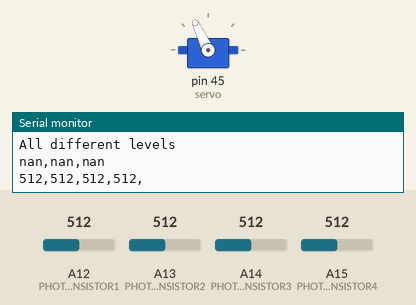
This sketch was run on a simulated Arduino Mega 2560, built with avr-gcc and run on an emulated ATmega2560. On the bench: servo, the last lines printed to the serial monitor. The inputs (shaded band) are chosen by the test bench; at power-on: A12 (PHOTOTRANSISTOR1) = 512, A15 (PHOTOTRANSISTOR4) = 512, A13 (PHOTOTRANSISTOR2) = 512, A14 (PHOTOTRANSISTOR3) = 512.

Above: at 1.2 s.
1.3 s: A12 (PHOTOTRANSISTOR1) set to 525
At 2.2 s:
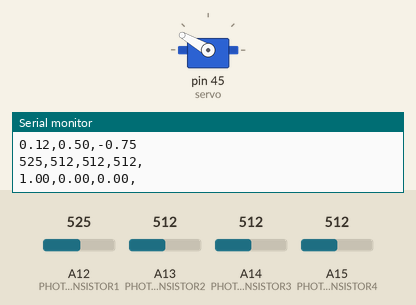
3.1 s: A15 (PHOTOTRANSISTOR4) set to 533
At 4.4 s:
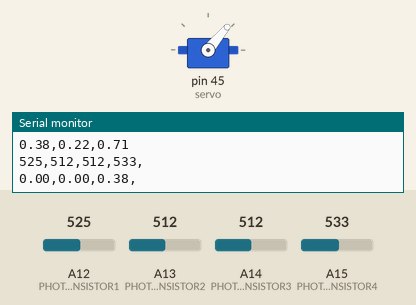
6.1 s: A15 (PHOTOTRANSISTOR4) set to 306
At 7.06 s:
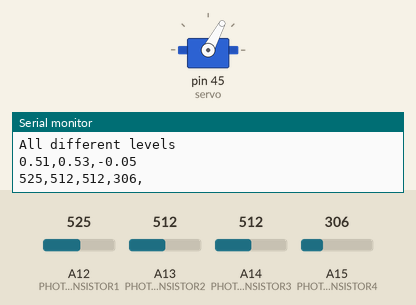
9.1 s: A13 (PHOTOTRANSISTOR2) set to 40
12.1 s: A14 (PHOTOTRANSISTOR3) set to 544
At 12.28 s:
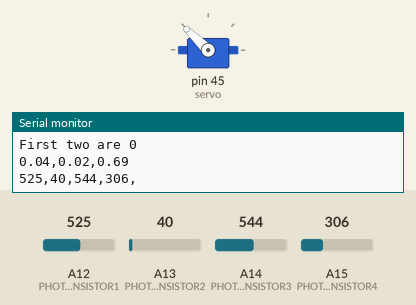
15.1 s: A13 (PHOTOTRANSISTOR2) set to 992
At 15.75 s:
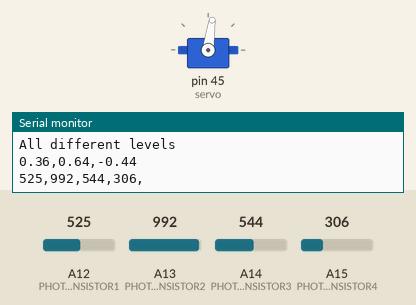
Timing chart, 0 to 18.6 s (numbered marks = the images above; inputs shaded):
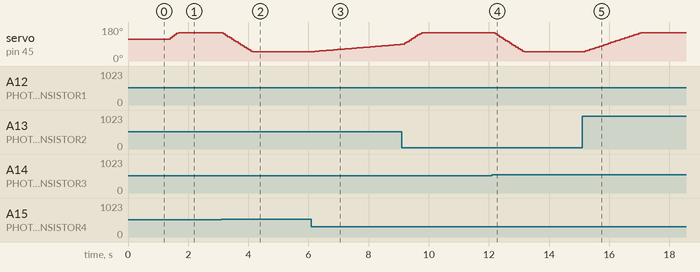

The sketch:

TrackLightWithServoFuzzy.ino
```cpp
#include <Servo.h>
#define PHOTOTRANSISTOR1 A12
#define PHOTOTRANSISTOR2 A13
#define PHOTOTRANSISTOR3 A14
#define PHOTOTRANSISTOR4 A15

Servo servo;
int servoPosition = 115;
int servoReset = 115;

// Fuzzy Logic variables
//const int dimUpper = 10;
//const int brightLower = 767;

int dimUpper = 10;
int brightLower = 767;

const int leftLower = -4;
const int leftUpper = -2;
const int rightLower = 2;
const int rightUpper = 4;

int PTPins[4] = {PHOTOTRANSISTOR1, PHOTOTRANSISTOR2, PHOTOTRANSISTOR3, PHOTOTRANSISTOR4};
int PTReadings[4];
float PTFuzzy[4][2];

void setup() {
  Serial.begin(9600);

  pinMode(PHOTOTRANSISTOR1, INPUT);
  pinMode(PHOTOTRANSISTOR2, INPUT);
  pinMode(PHOTOTRANSISTOR3, INPUT);
  pinMode(PHOTOTRANSISTOR4, INPUT);

  servo.attach(45);

  servo.write(servoReset);
}

void loop() {
  // Read phototransistors
  for (int i = 0; i < 4; i++) {
    PTReadings[i] = analogRead(PTPins[i]);
    Serial.print(PTReadings[i]);
    Serial.print(',');
  }

  dimUpper = min(min(PTReadings[0],PTReadings[1]),min(PTReadings[2],PTReadings[3]));
  brightLower = max(max(PTReadings[0],PTReadings[1]),max(PTReadings[2],PTReadings[3]));
  if (dimUpper < 10) { dimUpper = 10;}

  // Fuzzify phototransistors
  for (int i = 0; i < 4; i++) {
    if (PTReadings[i] < dimUpper) {
      PTFuzzy[i][0] = 1;
      PTFuzzy[i][1] = 0;
    } else if (PTReadings[i] > brightLower) {
      PTFuzzy[i][0] = 0;
      PTFuzzy[i][1] = 1;
    } else {
      PTFuzzy[i][0] = (float)(brightLower - PTReadings[i]) / (brightLower - dimUpper);
      PTFuzzy[i][1] = (float)(PTReadings[i] - dimUpper) / (brightLower - dimUpper);
    }
  }
  Serial.println();

  // Apply Fuzzy Rules
  float fuzzyRules[3];  // {L, 0, R}
  fuzzyRules[0] = min(min(PTFuzzy[0][1], PTFuzzy[2][0]), PTFuzzy[3][0]); // BXDD -> L
  fuzzyRules[0] = max(fuzzyRules[0], min(min(min(PTFuzzy[0][0], PTFuzzy[1][1]), PTFuzzy[2][0]), PTFuzzy[3][0]));  //DBDD -> L
  fuzzyRules[1] = min(PTFuzzy[1][1], PTFuzzy[2][1]); // XBBX -> 0
  fuzzyRules[2] = min(min(PTFuzzy[0][0], PTFuzzy[1][0]), PTFuzzy[3][1]);  // DDXB -> R
  fuzzyRules[2] = max(fuzzyRules[2], min(min(min(PTFuzzy[0][0], PTFuzzy[1][0]), PTFuzzy[2][1]), PTFuzzy[3][1]));  // DDBD -> R

  for (int i = 0; i < 3; i++) {
    Serial.print(fuzzyRules[i]);
    Serial.print(',');
  }

  Serial.println();

  // Defuzzification
  float intersections[4];
  intersections[0] = -0.25 - 0.25 * fuzzyRules[0];
  intersections[1] = -0.5 + 0.25 * fuzzyRules[1];
  intersections[2] = 0.5 - 0.25 * fuzzyRules[1];
  intersections[3] = 0.25 + 0.25 * fuzzyRules[2];

  // MoM Defuzzification
  //  float fuzzyAction = 0;
  //  float fuzzyRulesMax = max(max(fuzzyRules[0], fuzzyRules[1]), fuzzyRules[2]);


  // Centroid Defuzzification
  // Add 1 to everything so that everything is positive (makes the maths easier)
  for (int i = 0; i < 4; i++) {
    intersections[i]++;
  }

  float totalArea = fuzzyRules[0] * intersections[0] + 0.5 * (intersections[1] - intersections[0]) * (fuzzyRules[0] + fuzzyRules[1])
                    + fuzzyRules[1] * (intersections[2] - intersections[1]) + 0.5 * (intersections[3] - intersections[2]) * (fuzzyRules[1] + fuzzyRules[2])
                    + fuzzyRules[2] * (2 - intersections[3]);
  float centroidNumerator = (intersections[0] / 2) * (fuzzyRules[0] * intersections[0])
                            + ((intersections[2] - intersections[1]) / 2 + intersections[1]) * (intersections[2] - intersections[1]) * fuzzyRules[1]
                            + ((2 - intersections[3]) / 2 + intersections[3]) * (2 - intersections[3]) * fuzzyRules[2];

  if ((fuzzyRules[0] == 0) and (fuzzyRules[1] == 0) and (fuzzyRules[2] == 0)) { // All 0
    centroidNumerator = 0;
    Serial.print("All 0");
  }
  else if ((fuzzyRules[0] == 0) and (fuzzyRules[1] == 0)) { // First two are 0
    if (fuzzyRules[1] > fuzzyRules[2]) {
      centroidNumerator += 0.5 * (intersections[3] - intersections[2]) * (fuzzyRules[1] + fuzzyRules[2]) * (intersections[2] + ((intersections[3] - intersections[2]) * (2 * fuzzyRules[2] + fuzzyRules[1])) / (3 * (fuzzyRules[1] + fuzzyRules[2])));
    } else {
      centroidNumerator += 0.5 * (intersections[3] - intersections[2]) * (fuzzyRules[1] + fuzzyRules[2]) * (intersections[3] - ((intersections[3] - intersections[2]) * (2 * fuzzyRules[1] + fuzzyRules[2])) / (3 * (fuzzyRules[1] + fuzzyRules[2])));
    }
    Serial.print("First two are 0");
  }
  else if ((fuzzyRules[1] == 0) and (fuzzyRules[2] == 0)) { // Last two are 0
    if (fuzzyRules[0] > fuzzyRules[1]) {
      centroidNumerator += 0.5 * (intersections[1] - intersections[0]) * (fuzzyRules[0] + fuzzyRules[1]) * (intersections[0] + ((intersections[1] - intersections[0]) * (2 * fuzzyRules[1] + fuzzyRules[0])) / (3 * (fuzzyRules[0] + fuzzyRules[1])));
    } else {
      centroidNumerator += 0.5 * (intersections[1] - intersections[0]) * (fuzzyRules[0] + fuzzyRules[1]) * (intersections[1] - ((intersections[1] - intersections[0]) * (2 * fuzzyRules[0] + fuzzyRules[1])) / (3 * (fuzzyRules[0] + fuzzyRules[1])));
    }
    Serial.print("Last two are 0");
  }
  else {
    if (fuzzyRules[0] > fuzzyRules[1]) { // All different levels
      centroidNumerator += 0.5 * (intersections[1] - intersections[0]) * (fuzzyRules[0] + fuzzyRules[1]) * (intersections[0] + ((intersections[1] - intersections[0]) * (2 * fuzzyRules[1] + fuzzyRules[0])) / (3 * (fuzzyRules[0] + fuzzyRules[1])));
    } else {
      centroidNumerator += 0.5 * (intersections[1] - intersections[0]) * (fuzzyRules[0] + fuzzyRules[1]) * (intersections[1] - ((intersections[1] - intersections[0]) * (2 * fuzzyRules[0] + fuzzyRules[1])) / (3 * (fuzzyRules[0] + fuzzyRules[1])));
    }
    if (fuzzyRules[1] > fuzzyRules[2]) {
      centroidNumerator += 0.5 * (intersections[3] - intersections[2]) * (fuzzyRules[1] + fuzzyRules[2]) * (intersections[2] + ((intersections[3] - intersections[2]) * (2 * fuzzyRules[2] + fuzzyRules[1])) / (3 * (fuzzyRules[1] + fuzzyRules[2])));
    } else {
      centroidNumerator += 0.5 * (intersections[3] - intersections[2]) * (fuzzyRules[1] + fuzzyRules[2]) * (intersections[3] - ((intersections[3] - intersections[2]) * (2 * fuzzyRules[1] + fuzzyRules[2])) / (3 * (fuzzyRules[1] + fuzzyRules[2])));
    }
    Serial.print("All different levels");
  }

  Serial.println();
  // Calculate the centroid
  float fuzzyAction;
  if ((fuzzyRules[0] == 0) and (fuzzyRules[1] == 0) and (fuzzyRules[2] == 0)) {
    fuzzyAction = 0;
  } else {
    fuzzyAction = centroidNumerator / totalArea;
    // Subtract 1 so that the range is from -1 to 1
    fuzzyAction -= 1;
  }

  Serial.print(centroidNumerator);
  Serial.print(',');
  Serial.print(totalArea);
  Serial.print(',');
  Serial.println(fuzzyAction);

  servoPosition -= round(fuzzyAction * 10);

  if (servoPosition > 150) {
    servoPosition = 150;
  }
  if (servoPosition < 50) {
    servoPosition = 50;
  }
  servo.write(servoPosition);
}
```

Measured:
- the behaviour switches between 512 and 513 on A12 (PHOTOTRANSISTOR1) (found by bisection; images 0 and 1)
- the behaviour switches between 525 and 526 on A15 (PHOTOTRANSISTOR4) (found by bisection; images 1 and 2)
- the behaviour switches between 525 and 526 on A14 (PHOTOTRANSISTOR3) (found by bisection; images 3 and 4)
- after the input at 1.3 s, servo on pin 45 (servo): moves from 115° to 150° over 0.28 s, starting after 0.10 s
- after the input at 3.1 s, servo on pin 45 (servo): moves from 150° to 50° over 0.99 s, starting after 0.07 s
- after the input at 6.1 s, servo on pin 45 (servo): moves from 50° to 88° over 2.8 s, starting after 0.11 s
- after the input at 12.1 s, servo on pin 45 (servo): moves from 150° to 50° over 0.98 s, starting after 0.10 s
- after the input at 15.1 s, servo on pin 45 (servo): moves from 50° to 150° over 1.8 s, starting after 0.11 s
